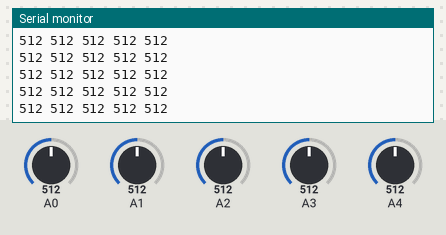
A sketch run on a simulated Arduino Uno, built with avr-gcc and run on an emulated ATmega328P. Parts: the last lines printed to the serial monitor. Inputs (shaded band) come from the test bench; at power-on: A2 = 512, A0 = 512, A1 = 512, A3 = 512, A4 = 512.

Above: at 5.7 s.
5.8 s: A2 set to 106
At 6.9 s:
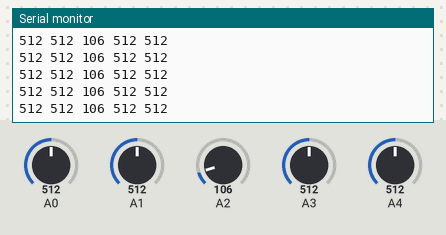
8.8 s: A2 set to 91
At 9.8 s:
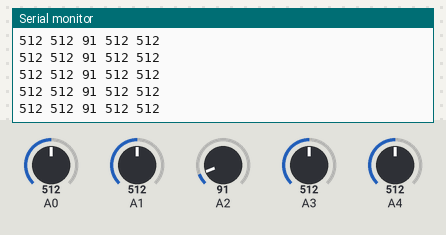
Timing chart, 0 to 11.8 s (numbered marks = the images above; inputs shaded):
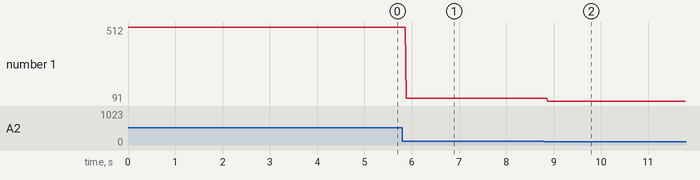

The sketch:

Glove_V2.ino
```cpp
void setup() {
  Serial.begin(9600);
}

void loop() {
  int F0 = analogRead(A0);
  int F1 = analogRead(A1);
  int F2 = analogRead(A2);
  int F3 = analogRead(A3);
  int F4 = analogRead(A4);


  Serial.println(" ");
  Serial.print(F0);
  Serial.print(" ");
  Serial.print(F1);
  Serial.print(" ");
  Serial.print(F2);
  Serial.print(" ");
  Serial.print(F3);
  Serial.print(" ");
  Serial.print(F4);

}
```

Measured:
- after the input at 5.8 s, the serial monitor: prints a new line after 0.08 s (image 1)
- after the input at 8.8 s, the serial monitor: prints a new line after 0.08 s (image 2)
- plotted number 1: 512 → 106 after the input at 5.8 s, 106 → 91 after the input at 8.8 s
